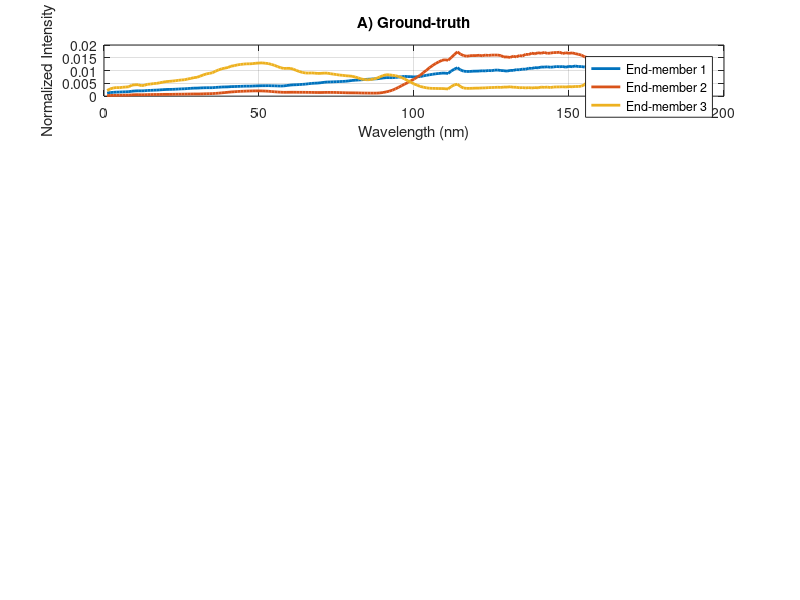
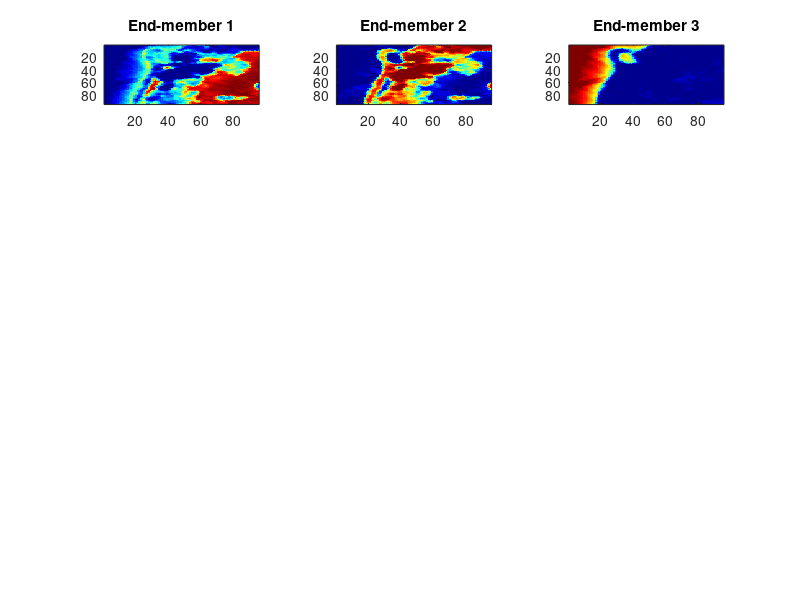

The MATLAB source for these figures, in order: (Note: this script raises an error after producing the figures.)
%%%%%%%%%%%%%%%%%%%%%%%%%%%%%%%%%%%%%%%%%%%%%%%%%%%%%%%%%%%%%%%%%%
%
% Evaluation of EBEAE-TV with Real Hyperspectral Dataset
%
% Samson    -->     VNIR HSI captured by the NASA AVIRIS system
%                   available  at  https://rslab.ut.ac.ir/data
%
% Ines A. Cruz-Guerrero
% May/2021
%
%%%%%%%%%%%%%%%%%%%%%%%%%%%%%%%%%%%%%%%%%%%%%%%%%%%%%%%%%%%%%%%%%%

clear all; clc; close all;

addpath('Data_base\Samson');
addpath('EBEAE');
addpath('NMF-QMV');
addpath('GraphL');

%%
%%%%%%%%%%%%%%%%%%%%%%%%%%%%%%%%%%%%%%%%%%%%%%%%%%%%%%%%%%%%%%%%%%%%%%%%%%
%  Generate data
%%%%%%%%%%%%%%%%%%%%%%%%%%%%%%%%%%%%%%%%%%%%%%%%%%%%%%%%%%%%%%%%%%%%%%%%%%
N=3;                % Number of End-members
Nsamples=95;       % Size of the Squared Image Nsamples x Nsamples 
SNR=35;             % Level in dB of Gaussian Noise SNR=45,50,55
PSNR=10;            % Level in dB of Shot Noise PSNR=15,20,25

load samson_1.mat
load end3.mat

Po=normalize(M,'norm',1);
Ao=normalize(A,'norm',1);
Xim = reshape(Ao',nRow,nCol,N);
rows=nRow;
columns=nCol;
L=nBand;

%%%%%%%%%%%%%%%%%%%%%%%%%%%%%%%%%%%%%%%%%%%%%%%%%%%
% Plot Ground-Truths of Abundances and End-members
%%%%%%%%%%%%%%%%%%%%%%%%%%%%%%%%%%%%%%%%%%%%%%%%%%%

figure(1);
subplot(5,1,1);
plot(Po,'LineWidth',2); grid on;
xlabel('Wavelength (nm)');
ylabel('Normalized Intensity');
title('A) Ground-truth');
legend('End-member 1','End-member 2','End-member 3');

figure(2)
for i=1:N
    eval(['subplot(5' num2str(N) num2str(i) ');']);
    eval(['imagesc(Xim(:,:,' num2str(i) '),[0,1]);']);
    title(['End-member ' num2str(i)]);
    colormap jet
end
hold on;

%%
%%%%%%%%%%%%%%%%%%%%%%%%%%%%%%%%%%%%%%%%%%%%%%%%%%%%%%%%%%%%%%%%%%%%%%%%%%%
% Generate the observed data Y with noise
%%%%%%%%%%%%%%%%%%%%%%%%%%%%%%%%%%%%%%%%%%%%%%%%%%%%%%%%%%%%%%%%%%%%%%%%%%%
K=rows*columns;
Y=Po*Ao;
Y=AddNoiseFLIM(Y,SNR,PSNR);
Y(Y<0) = 0;                             % Forza valores negativos a cero
Y = Y./repmat(sum(Y,1),L,1);            % Condicion de suma a 1

%%
%%%%%%%%%%%%%%%%%%%%%%%%%%%%%%%%%%%%%%%%%%%%%%%%%%%%%%%%%%%%%%%%%%%%%%%%%%%
% Execute GLNMF Methodology
%%%%%%%%%%%%%%%%%%%%%%%%%%%%%%%%%%%%%%%%%%%%%%%%%%%%%%%%%%%%%%%%%%%%%%%%%%%

disp('%%%%%%%%%%%%%%%%%%%%%%%%%%%%%%%%%%%%');
disp('%%%%%%%%%%%%%%%%%%%%%%%%%%%%%%%%%%%%');
disp('Samson Hyperspecytal Dataset');
disp('%%%%%%%%%%%%%%%%%%%%%%%%%%%%%%%%%%%%');
disp('GLNMF Analysis');
disp('%%%%%%%%%%%%%%%%%%%%%%%%%%%%%');

Pini = VCA(Y,'Endmembers',N,'SNR',1,'verbose','no');
Aini = FCLSU(Y, Pini)';
para_nmf.tol = 1e-3;
para_nmf.itermax = 20;
para_nmf.lambda = 1;
para_nmf.mu = 1e-4;

tic;
[iter, P1, A1]= glnmf(Y, N, Pini, Aini, para_nmf);
T_m1 = toc;

%%%%%%%%%%%%%%%%%%%%%%%%%%%%%%%%%%%%%%%%%%%%%%%%%%%
% Plot Estimated Abundances and End-members
%%%%%%%%%%%%%%%%%%%%%%%%%%%%%%%%%%%%%%%%%%%%%%%%%%%

P1=normalize(P1,'norm',1);
A1=normalize(A1,'norm',1);
[A1, P1, ~, ~] = find_perm(Ao,Po, A1, P1);

figure(1);
subplot(5,1,2);
plot(P1,'LineWidth',2); grid on;
xlabel('Wavelength (nm)');
ylabel('Normalized Intensity');
title('B) GLNMF');
legend('End-member 1','End-member 2','End-member 3');

figure(2)
for i=1:N
    eval(['subplot(5,' num2str(N) ',' num2str(i+N) ');']);
    eval(['imagesc(reshape(A1(' num2str(i) ',:),Nsamples,Nsamples),[0 1]);']);
    colormap jet
    if i==2, title('B) GLNMF '); end
end

%%
%%%%%%%%%%%%%%%%%%%%%%%%%%%%%%%%%%%%%%%%%%%%%%%%%%%%%%%%%%%%%%%%%%%%%%%%%%%
% Execute PISINMF Methodology
%%%%%%%%%%%%%%%%%%%%%%%%%%%%%%%%%%%%%%%%%%%%%%%%%%%%%%%%%%%%%%%%%%%%%%%%%%%
disp('%%%%%%%%%%%%%%%%%%%%%%%%%%%%%');
disp('PISINMF');

para.dimX= Nsamples;
para.dimY= Nsamples;
para.tven= 5 ;
para.tau=1e-3;
para.maxiter=20;
para.delta=10;
para.mu= 1e-04;
para.t=35;
para.alpha=1e-03;

tic
[P3,A3] =  PISINMF(Y,N,para);
T_m3=toc;

%%%%%%%%%%%%%%%%%%%%%%%%%%%%%%%%%%%%%%%%%%%%%%%%%%%
% Plot Estimated Abundances and End-members
%%%%%%%%%%%%%%%%%%%%%%%%%%%%%%%%%%%%%%%%%%%%%%%%%%%

P3=normalize(P3,'norm',1);
A3=normalize(A3,'norm',1);
[A3, P3, ~, ~] = find_perm(Ao,Po, A3, P3);

figure(1);
subplot(5,1,3);
plot(P3,'LineWidth',2); grid on;
xlabel('Wavelength (nm)');
ylabel('Normalized Intensity');
title('C) PISINMF');
legend('End-member 1','End-member 2','End-member 3');

figure(2);
for i=1:N
    eval(['subplot(5,' num2str(N) ',' num2str(i+2*N) ');']);
    eval(['imagesc(reshape(A3(' num2str(i) ',:),Nsamples,Nsamples),[0 1]);']);
    colormap jet
    if i==2
        title('C) PISINMF');
    end
end

%%
%%%%%%%%%%%%%%%%%%%%%%%%%%%%%%%%%%%%%%%%%%%%%%%%%%%%%%%%%%%%%%%%%%%%%%%%%%%
% Execute NMF-QMV with Total variation
%%%%%%%%%%%%%%%%%%%%%%%%%%%%%%%%%%%%%%%%%%%%%%%%%%%%%%%%%%%%%%%%%%%%%%%%%%%

disp('%%%%%%%%%%%%%%%%%%%%%%%%%%%%%');
disp('NMF-QMV with Total variation');

term ='totalVar';
beta_candidates =   10.^(-5:5);

tic;
[beta_best, P4, A4, results_save] = NMF_QMV(Y, N, beta_candidates, term);
T_m4=toc;

%%%%%%%%%%%%%%%%%%%%%%%%%%%%%%%%%%%%%%%%%%%%%%%%%%%
% Plot Estimated Abundances and End-members
%%%%%%%%%%%%%%%%%%%%%%%%%%%%%%%%%%%%%%%%%%%%%%%%%%%

P4=normalize(P4,'norm',1);
A4=normalize(A4,'norm',1);
[A4, P4, ~, ~] = find_perm(Ao,Po, A4, P4);

figure(1);
subplot(5,1,4);
plot(P4,'LineWidth',2); grid on;
xlabel('Wavelength (nm)');
ylabel('Normalized Intensity');
title('D) NMF-QMV');
legend('End-member 1','End-member 2','End-member 3');

figure(2);
for i=1:N
    eval(['subplot(5,' num2str(N) ',' num2str(i+3*N) ');']);
    eval(['imagesc(reshape(A4(' num2str(i) ',:),Nsamples,Nsamples),[0 1]);']);
    colormap jet
    if i==2
        title('D) NMF-QMV');
    end
end
%%
%%%%%%%%%%%%%%%%%%%%%%%%%%%%%%%%%%%%%%%%%%%%%%%%%%%%%%%%%%%%%%%%%%%%%%%%%%%
% Execute EBEAE-TV Methodology
%%%%%%%%%%%%%%%%%%%%%%%%%%%%%%%%%%%%%%%%%%%%%%%%%%%%%%%%%%%%%%%%%%%%%%%%%%%
disp('%%%%%%%%%%%%%%%%%%%%%%%%%%%%%');
disp('EBEAE-TV');

%%%%%%%%%%%%%%%%%%%%%%%%%%%%%
% Define Paremeters of EBEAE
%%%%%%%%%%%%%%%%%%%%%%%%%%%%%
initcond=1;
rho=0.9;
lambda=0.0;
epsilon=1e-3;
maxiter=50;
parallel=0;
normalization=1;
disp_iter=0;

mu=1e-04; nu=1e-05; tau=1e-07;
sc=[mu,nu,tau, Nsamples,Nsamples];
paramvec=[initcond,rho,lambda,epsilon,maxiter,parallel,normalization,disp_iter];

tic;
[P5,A,A5,Yh6]=EBEAE_TV(Y,N,paramvec,sc);
T_m5=toc;

%%%%%%%%%%%%%%%%%%%%%%%%%%%%%%%%%%%%%%%%%%%%%%%%%%%
% Plot Estimated Abundances and End-members
%%%%%%%%%%%%%%%%%%%%%%%%%%%%%%%%%%%%%%%%%%%%%%%%%%%

[A5, P5, ~, ~] = find_perm(Ao,Po, A5, P5);

figure(1);
subplot(5,1,5);
plot(P5,'LineWidth',2); grid on;
xlabel('Wavelength (nm)');
ylabel('Normalized Intensity');
title('E) EBEAE-TV');
legend('End-member 1','End-member 2','End-member 3');

figure(2);
for i=1:N
    eval(['subplot(5,' num2str(N) ',' num2str(i+4*N) ');']);
    eval(['imagesc(reshape(A5(' num2str(i) ',:),Nsamples,Nsamples),[0 1]);']);
    colormap jet
    if i==2
        title('E) EBEAE-TV');
    end
end

%%
%%%%%%%%%%%%%%%%%%%%%%%%%%%%%%%%%%%%%%%%%%%%%%%%%%%%%%%%%%%%%%%%%%%%%%%%%
% Compute Estimation Errors on Abundances and End-members, and Execution
% Time
%%%%%%%%%%%%%%%%%%%%%%%%%%%%%%%%%%%%%%%%%%%%%%%%%%%%%%%%%%%%%%%%%%%%%%%%%
disp('%%%%%%%%%%%%%%%%%%%%%%%%%%%%%%%%%%%%%%%%%%%%%%%%%%%%%%%%%%%%%%%%%%');
disp('%%%%%%%%%%%%%%%%%%%%%%%%%%%%%%%%%%%%%%%%%%%%%%%%%%%%%%%%%%%%%%%%%%');
disp('Average errors');
Er_p1=[];
Er_a1=[];
Er_p3=[];
Er_a3=[];
Er_p4=[];
Er_a4=[];
Er_p5=[];
Er_a5=[];
for i=1:N
        Er_p1=[Er_p1 norm(Po(:,i)-P1(:,i))];        
        Er_a1=[Er_a1 norm(Ao(i,:)-A1(i,:))];
        Er_p3=[Er_p3 norm(Po(:,i)-P3(:,i))];        
        Er_a3=[Er_a3 norm(Ao(i,:)-A3(i,:))];
        Er_p4=[Er_p4 norm(Po(:,i)-P4(:,i))];        
        Er_a4=[Er_a4 norm(Ao(i,:)-A4(i,:))];
        Er_p5=[Er_p5 norm(Po(:,i)-P5(:,i))];        
        Er_a5=[Er_a5 norm(Ao(i,:)-A5(i,:))];
end

disp('%%%%%%%%%%%%%%%%%%%');
disp('Performance Metrics');
disp(['GLNMF Execution time=' num2str(T_m1) ' s']);
disp(['PISINMF Execution time=' num2str(T_m3) ' s']);
disp(['NMF-QMV Execution time=' num2str(T_m4) ' s']);
disp(['EBEAE-TV Execution time=' num2str(T_m5) ' s']); 
disp('%%%%%%%%%%%%%%%%%%%');
disp(['GLNMF Estimation Error in Measurements=' num2str(norm(Y-P1*A1,'fro')/K)]);
disp(['PISINMF Estimation Error in Measurements=' num2str(norm(Y-P3*A3,'fro')/K)]);
disp(['NMF-QMV Estimation Error in Measurements=' num2str(norm(Y-P4*A4,'fro')/K)]);
disp(['EBEAE-TV Estimation Error in Measurements=' num2str(norm(Y-P5*A5,'fro')/K)]);
disp('%%%%%%%%%%%%%%%%%%%');
disp(['GLNMF Estimation Error in End-members=' num2str(mean(Er_p1))]);
disp(['PISINMF Estimation Error in End-members=' num2str(mean(Er_p3))]);
disp(['NMF-QMV Estimation Error in End-members=' num2str(mean(Er_p4))]);
disp(['EBEAE-TV Estimation Error in End-members=' num2str(mean(Er_p5))]);
disp('%%%%%%%%%%%%%%%%%%%');
disp(['GLNMF Estimation Error in Abundances=' num2str(mean(Er_a1))]);
disp(['PISINMF Estimation Error in Abundances=' num2str(mean(Er_a3))]);
disp(['NMF-QMV Estimation Error in Abundances=' num2str(mean(Er_a4))]);
disp(['EBEAE-TV Estimation Error in Abundances=' num2str(mean(Er_a5))]);
% 
disp('%%%%%%%%%%%%%%%%%%%%%%%%%%%%%%%%%%%%%%%%%%%%%%%%%%%%%%%%%%%%%%%%%%');
disp('%%%%%%%%%%%%%%%%%%%%%%%%%%%%%%%%%%%%%%%%%%%%%%%%%%%%%%%%%%%%%%%%%%');
disp('Distance from a point to a set');
Er_p1=[];
Er_a1=[];
Er_p3=[];
Er_a3=[];
Er_p4=[];
Er_a4=[];
Er_p5=[];
Er_a5=[];
for i=1:N
    for j=1:N
        Er_p1=[Er_p1 norm(Po(:,i)-P1(:,j))];        
        Er_a1=[Er_a1 norm(Ao(i,:)-A1(j,:))];
        Er_p3=[Er_p3 norm(Po(:,i)-P3(:,j))];        
        Er_a3=[Er_a3 norm(Ao(i,:)-A3(j,:))];
        Er_p4=[Er_p4 norm(Po(:,i)-P4(:,j))];        
        Er_a4=[Er_a4 norm(Ao(i,:)-A4(j,:))];
        Er_p5=[Er_p5 norm(Po(:,i)-P5(:,j))];        
        Er_a5=[Er_a5 norm(Ao(i,:)-A5(j,:))];
    end
end
disp('%%%%%%%%%%%%%%%%%%%');
disp('Performance Metrics');
disp(['GLNMF Execution time=' num2str(T_m1) ' s']);
disp(['PISINMF Execution time=' num2str(T_m3) ' s']);
disp(['NMF-QMV Execution time=' num2str(T_m4) ' s']);
disp(['EBEAE-TV Execution time=' num2str(T_m5) ' s']); 
disp('%%%%%%%%%%%%%%%%%%%');
disp(['GLNMF Estimation Error in Measurements=' num2str(norm(Y-P1*A1,'fro')/K)]);
disp(['PISINMF Estimation Error in Measurements=' num2str(norm(Y-P3*A3,'fro')/K)]);
disp(['NMF-QMV Estimation Error in Measurements=' num2str(norm(Y-P4*A4,'fro')/K)]);
disp(['EBEAE-TV Estimation Error in Measurements=' num2str(norm(Y-P5*A5,'fro')/K)]);
disp('%%%%%%%%%%%%%%%%%%%');
disp(['GLNMF Estimation Error in End-members=' num2str(min(Er_p1)/(2*N))]);
disp(['PISINMF Estimation Error in End-members=' num2str(min(Er_p3)/(2*N))]);
disp(['NMF-QMV Estimation Error in End-members=' num2str(min(Er_p4)/(2*N))]);
disp(['EBEAE-TV Estimation Error in End-members=' num2str(min(Er_p5)/(2*N))]);
disp('%%%%%%%%%%%%%%%%%%%');
disp(['GLNMF Estimation Error in Abundances=' num2str(min(Er_a1)/(2*N))]);
disp(['PISINMF Estimation Error in Abundances=' num2str(min(Er_a3)/(2*N))]);
disp(['NMF-QMV Estimation Error in Abundances=' num2str(min(Er_a4)/(2*N))]);
disp(['EBEAE-TV Estimation Error in Abundances=' num2str(min(Er_a5)/(2*N))]);
